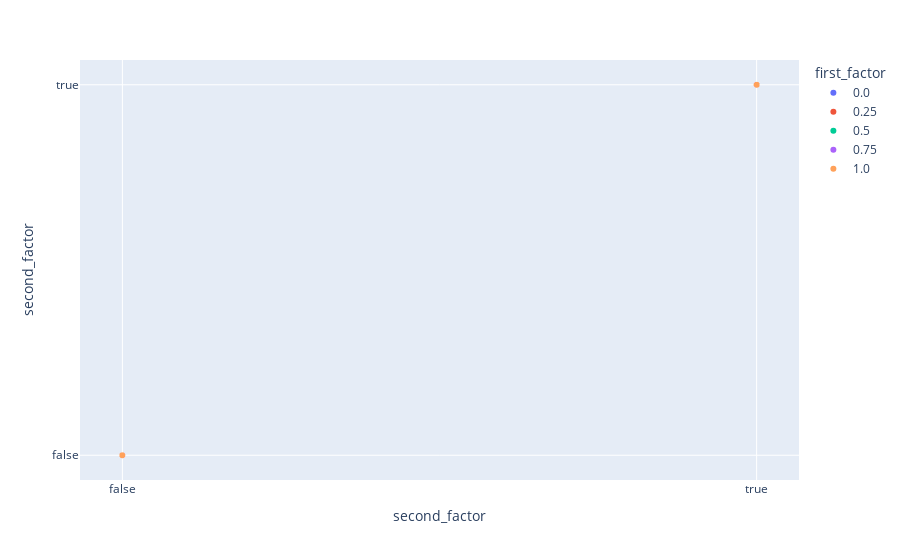

Notebook code cell kept with this figure:
### Code cell
fig_test = px.line_mapbox(
        reset_df, dimensions=["second_factor"], color="first_factor")
fig_test

### Figure 1 — Plotly figure (JSON) as saved in the notebook; plotly's stock layout.template omitted (floating-point values rounded to 4 significant figures; data arrays with more than 128 entries replaced by an {"elided": "..."} marker saying what was removed)
{"data": [{"dimensions": [{"axis": {"matches": true}, "label": "second_factor", "values": {"elided": "180 bool values"}}], "hovertemplate": "first_factor=0.0<br>%{xaxis.title.text}=%{x}<br>%{yaxis.title.text}=%{y}<extra></extra>", "legendgroup": "0.0", "marker": {"color": "#636efa", "symbol": "circle"}, "name": "0.0", "showlegend": true, "type": "splom"}, {"dimensions": [{"axis": {"matches": true}, "label": "second_factor", "values": {"elided": "180 bool values"}}], "hovertemplate": "first_factor=0.25<br>%{xaxis.title.text}=%{x}<br>%{yaxis.title.text}=%{y}<extra></extra>", "legendgroup": "0.25", "marker": {"color": "#EF553B", "symbol": "circle"}, "name": "0.25", "showlegend": true, "type": "splom"}, {"dimensions": [{"axis": {"matches": true}, "label": "second_factor", "values": {"elided": "180 bool values"}}], "hovertemplate": "first_factor=0.5<br>%{xaxis.title.text}=%{x}<br>%{yaxis.title.text}=%{y}<extra></extra>", "legendgroup": "0.5", "marker": {"color": "#00cc96", "symbol": "circle"}, "name": "0.5", "showlegend": true, "type": "splom"}, {"dimensions": [{"axis": {"matches": true}, "label": "second_factor", "values": {"elided": "180 bool values"}}], "hovertemplate": "first_factor=0.75<br>%{xaxis.title.text}=%{x}<br>%{yaxis.title.text}=%{y}<extra></extra>", "legendgroup": "0.75", "marker": {"color": "#ab63fa", "symbol": "circle"}, "name": "0.75", "showlegend": true, "type": "splom"}, {"dimensions": [{"axis": {"matches": true}, "label": "second_factor", "values": {"elided": "180 bool values"}}], "hovertemplate": "first_factor=1.0<br>%{xaxis.title.text}=%{x}<br>%{yaxis.title.text}=%{y}<extra></extra>", "legendgroup": "1.0", "marker": {"color": "#FFA15A", "symbol": "circle"}, "name": "1.0", "showlegend": true, "type": "splom"}], "layout": {"dragmode": "select", "legend": {"title": {"text": "first_factor"}, "tracegroupgap": 0}, "margin": {"t": 60}}}
